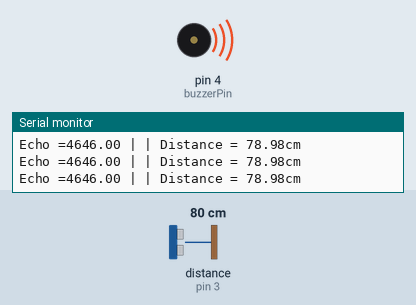
Simulated run of this sketch. Board: Arduino Uno, built with avr-gcc and run on an emulated ATmega328P. Shown: buzzer (waves = sounding, pin HIGH), the last lines printed to the serial monitor. Wiring (inferred from the names in the program): ultrasonic range finder: trigger pin 2; echo pin 3. The inputs (shaded band) are chosen by the test bench; at power-on: distance to the obstacle (sensor on pin 3) 80 cm. The echo pulse lasts 58.3 µs per cm; pins used as bus, display or sensor lines are not drawn.

Above: at 1.2 s.
1.3 s: distance to the obstacle (sensor on pin 3) set to 65 cm
2.8 s: distance to the obstacle (sensor on pin 3) set to 56 cm
At 3.5 s:
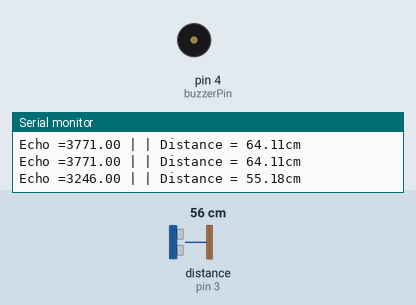
5.8 s: distance to the obstacle (sensor on pin 3) set to 120 cm
7.5 s: distance to the obstacle (sensor on pin 3) set to 60 cm
At 9.4 s:
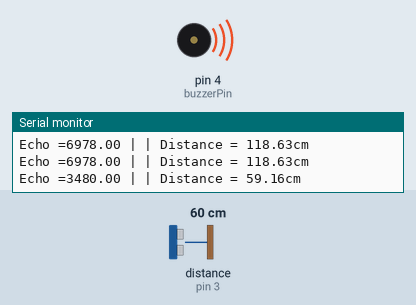
Timing chart, 0 to 11.5 s (numbered marks = the images above; inputs shaded):
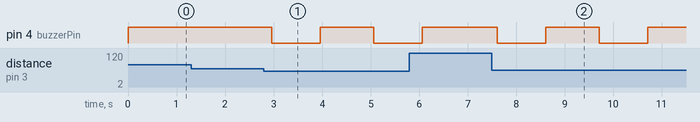

Measured:
- the behaviour switches between 61 and 60 cm on distance to the obstacle (sensor on pin 3) (found by bisection; images 0 and 1)
- after the input at 2.8 s, pin 4 (buzzerPin): HIGH → LOW after 0.16 s, → HIGH 1.0 s later, → LOW 1.1 s later
- after the input at 7.5 s, pin 4 (buzzerPin): alternates HIGH for 1.1 s and LOW for 1.0 s, starting after 0.11 s

The sketch:

blind1.ino
```cpp
#include <SoftwareSerial.h>
#include <Arduino.h>

#define Trig 2 //引脚Tring 连接 IO D2
#define Echo 3 //引脚Echo 连接 IO D3

float cm; //距离变量
float temp; //

char serialData;

//SoftwareSerial WIFI(8, 9);
bool stringComplete = false;
String str = "";
String sig = "";
const static int KEY_ON PROGMEM = 1;
const static int KEY_OFF PROGMEM = 0;

int buzzerPin = 4;

int mode = 1;
int count = 0;

void setup() {
  Serial.begin(9600);
  //WIFI.begin(9600);

  pinMode(buzzerPin, OUTPUT);
  digitalWrite(buzzerPin, HIGH);

//  pinMode(WIFIPin, OUTPUT);
//  digitalWrite(WIFIPin, HIGH);

  pinMode(Trig, OUTPUT);
  pinMode(Echo, INPUT);
}

void loop() {
  //声纳测距
  //给Trig发送一个低高低的短时间脉冲,触发测距
  digitalWrite(Trig, LOW); //给Trig发送一个低电平
  delayMicroseconds(2);    //等待 2微妙
  digitalWrite(Trig,HIGH); //给Trig发送一个高电平
  delayMicroseconds(10);    //等待 10微妙
  digitalWrite(Trig, LOW); //给Trig发送一个低电平

  temp = float(pulseIn(Echo, HIGH)); //存储回波等待时间,
  //pulseIn函数会等待引脚变为HIGH,开始计算时间,再等待变为LOW并停止计时
  //返回脉冲的长度

  //声速是:340m/1s 换算成 34000cm / 1000000μs => 34 / 1000
  //因为发送到接收,实际是相同距离走了2回,所以要除以2
  //距离(厘米)  =  (回波时间 * (34 / 1000)) / 2
  //简化后的计算公式为 (回波时间 * 17)/ 1000

  cm = (temp * 17 )/1000; //把回波时间换算成cm

  Serial.print("Echo =");
  Serial.print(temp);//串口输出等待时间的原始数据
  Serial.print(" | | Distance = ");
  Serial.print(cm);//串口输出距离换算成cm的结果
  Serial.println("cm");
  delay(100);
    //蜂鸣器
    if(cm <= 60 && cm >= 40){
       digitalWrite(buzzerPin, LOW);
       delay(1000);
       digitalWrite(buzzerPin, HIGH);
       delay(1000);
    }
    else if(cm <39 && cm >=20){
       digitalWrite(buzzerPin, LOW);
       delay(500);
       digitalWrite(buzzerPin, HIGH);
       delay(500);
    }
    else if(cm <19){
       digitalWrite(buzzerPin, LOW);
       delay(100);
       digitalWrite(buzzerPin, HIGH);
       delay(100);
    }

}
```
